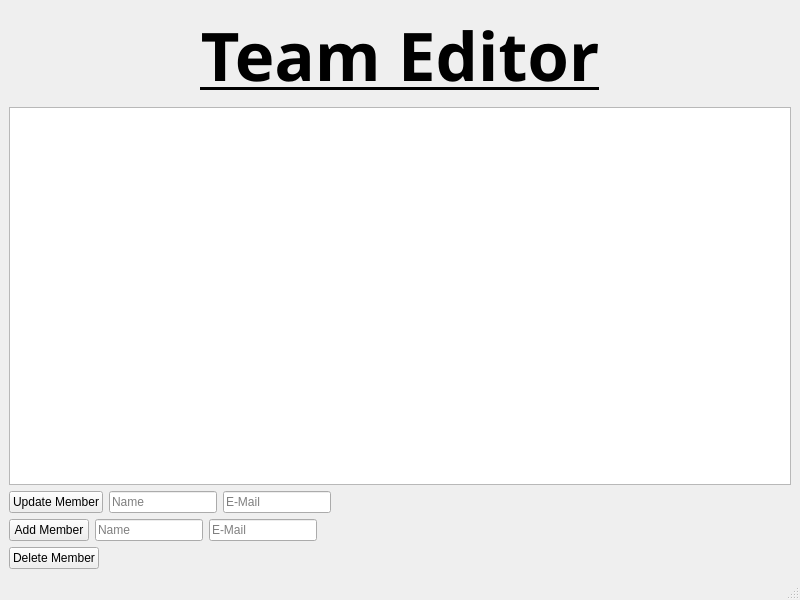
<?xml version="1.0" encoding="UTF-8"?>
<ui version="4.0">
 <class>MainWindow3</class>
 <widget class="QMainWindow" name="MainWindow3">
  <property name="geometry">
   <rect>
    <x>0</x>
    <y>0</y>
    <width>800</width>
    <height>600</height>
   </rect>
  </property>
  <property name="windowTitle">
   <string>MainWindow</string>
  </property>
  <widget class="QWidget" name="centralwidget">
   <layout class="QVBoxLayout" name="verticalLayout">
    <item>
     <widget class="QLabel" name="label">
      <property name="font">
       <font>
        <family>Chalkduster</family>
        <pointsize>50</pointsize>
        <weight>75</weight>
        <bold>true</bold>
        <underline>true</underline>
       </font>
      </property>
      <property name="text">
       <string>Team Editor</string>
      </property>
      <property name="alignment">
       <set>Qt::AlignCenter</set>
      </property>
     </widget>
    </item>
    <item>
     <widget class="QListWidget" name="listWidget"/>
    </item>
    <item>
     <layout class="QFormLayout" name="formLayout">
      <item row="0" column="0">
       <layout class="QHBoxLayout" name="horizontalLayout">
        <item>
         <widget class="QPushButton" name="update_pushButton">
          <property name="text">
           <string>Update Member</string>
          </property>
         </widget>
        </item>
        <item>
         <widget class="QLineEdit" name="name_lineEdit_update">
          <property name="placeholderText">
           <string>Name</string>
          </property>
         </widget>
        </item>
        <item>
         <widget class="QLineEdit" name="email_lineEdit_update">
          <property name="placeholderText">
           <string>E-Mail</string>
          </property>
         </widget>
        </item>
       </layout>
      </item>
      <item row="1" column="0">
       <layout class="QHBoxLayout" name="horizontalLayout_2">
        <item>
         <widget class="QPushButton" name="add_pushButton">
          <property name="text">
           <string>Add Member</string>
          </property>
         </widget>
        </item>
        <item>
         <widget class="QLineEdit" name="name_lineEdit">
          <property name="placeholderText">
           <string>Name</string>
          </property>
         </widget>
        </item>
        <item>
         <widget class="QLineEdit" name="email_lineEdit">
          <property name="placeholderText">
           <string>E-Mail</string>
          </property>
         </widget>
        </item>
       </layout>
      </item>
      <item row="2" column="0">
       <widget class="QPushButton" name="delete_pushButton">
        <property name="text">
         <string>Delete Member</string>
        </property>
       </widget>
      </item>
     </layout>
    </item>
   </layout>
  </widget>
  <widget class="QMenuBar" name="menubar">
   <property name="geometry">
    <rect>
     <x>0</x>
     <y>0</y>
     <width>800</width>
     <height>21</height>
    </rect>
   </property>
  </widget>
  <widget class="QStatusBar" name="statusbar"/>
 </widget>
 <resources/>
 <connections/>
</ui>
